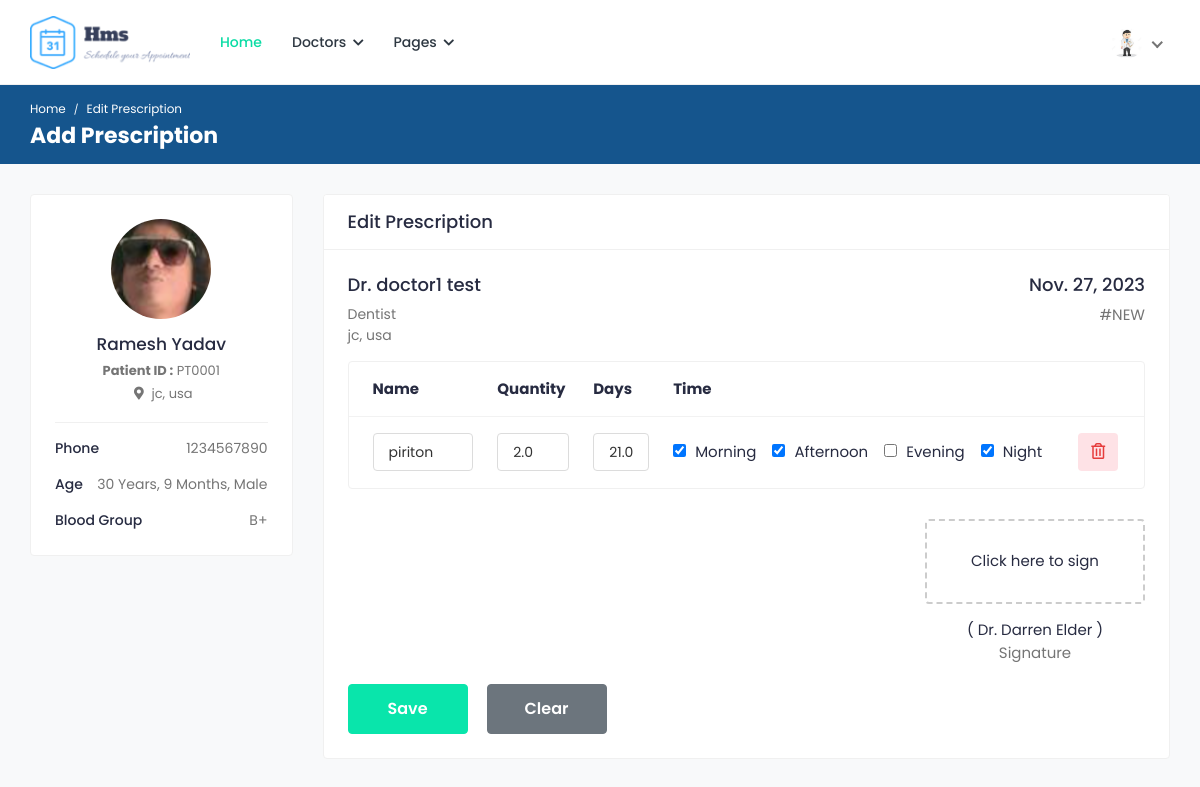
Screenshot of /doctors/edit-prescription/1/piriton/1/ (signed in) with the database file from the repository.
### appointments/models.py (models this page shows, shortened)
class Doctor(models.Model):
	user = models.OneToOneField(User, on_delete=models.CASCADE)
	image = models.ImageField('Profile Image', upload_to='Image/Doctors',
		max_length=500, default='dummy.png')
	first_name = models.CharField('First Name', max_length=50)
	second_name =  models.CharField('Second Name', max_length=50)
	title = models.CharField('Title', max_length=200, default='Dr.')
	phone_no = models.CharField('Phone Number', max_length=50)
	email = models.EmailField('Email', max_length=250)
	gender = models.CharField('Gender', max_length=10)
	d_o_b = models.DateField('Date of Birth', blank=True)
	biography = models.CharField('Biography', max_length=1000, blank=True)
	address_line1 = models.CharField('Address Line 1', max_length=200, blank=True)
	address_line2 = models.CharField('Address Line 2', max_length=200, blank=True)
	country = models.CharField('Country', max_length=100, blank=True)
	county = models.CharField('County', max_length=100, blank=True)
	town = models.CharField('Town', max_length=100, blank=True)
	pricing =  models.FloatField('Amount', default=0.00)
	services = models.CharField('Services', max_length=1000, blank=True)
	specialization = models.CharField('Specialization', max_length=1000, blank=True)
	clinic = models.CharField('Clinic', max_length=100, blank=True)
	clinic_address = models.CharField('Clinic Address', max_length=100, blank=True)
	speciality = models.OneToOneField(Speciality, on_delete=models.CASCADE)
	''' user, image, first_name, second_name, title, phone_no, email, gender, d_o_b, biography,
	address_line1, address_line2, country, county, town, pricing, services, specialization, clinic,
	clinic_address, speciality'''
	def full_name(self):
		return self.title + " " + self.first_name + " " + self.second_name

class Patient(models.Model):
	user = models.OneToOneField(User, on_delete=models.CASCADE)
	image = models.ImageField('Profile Image', upload_to='Image/Patient/Profile/',
		max_length=500, default='dummy.png')
	first_name = models.CharField('First Name', max_length=50)
	second_name = models.CharField('Second Name', max_length=50)
	d_o_b = models.DateField('Date Of Birth')
	gender = models.CharField('Gender', max_length=10)
	email = models.CharField('Email', max_length=50)
	phone_no = models.CharField('Phone Number', max_length=20)
	blood_group = models.CharField('Blood Group', max_length=5)
	country = models.CharField('Country', max_length=50)
	county = models.CharField('County', max_length=50)
	town = models.CharField('Town', max_length=50)
	street_lane = models.CharField('Street/Lane', max_length=50)
	def __str__(self):
		return self.first_name +' '+self.second_name

class Speciality(models.Model):
	name = models.CharField('Name', max_length=100)
	image = models.ImageField('Image', upload_to='Image/Speciality', max_length=500)

class Prescription(models.Model):
	patient = models.ForeignKey(Patient, on_delete=models.CASCADE)
	doctor = models.ForeignKey(Doctor, on_delete=models.CASCADE)
	date = models.DateTimeField('Prescription Date', auto_now_add=True)
	name = models.CharField('Name', max_length=50)
	quantity = models.FloatField('Quantity', default=0.0)
	days = models.FloatField('Prescription Days', default=0.00)
	morning = models.BooleanField('Morning', default=False)
	afternoon = models.BooleanField('Afternoon', default=False)
	evening = models.BooleanField('Evening', default=False)
	night = models.BooleanField('Night', default=False)

### appointments/views.py (the view)
@login_required(login_url='/login/')
@user_passes_test(check_doctor, login_url='/login/')
@user_passes_test(check_settings, login_url='/doctors/profile-settings/')
def edit_prescription(request, patient_id, slug, prescription_id):
	doctor = Doctor.objects.get(user=request.user.id)
	patient = Patient.objects.get(id=patient_id)
	prescription = Prescription.objects.get(id=prescription_id)
	if patient_id == prescription.patient.id:
		if request.method == 'POST':
			form = PrescriptionForm(request.POST, instance=prescription)
			if form.is_valid():
				form.save()
			else:
				return HttpResponse(form.errors)
			prescription = Prescription.objects.get(id=prescription_id)
			return HttpResponseRedirect('../../../../patient-profile/'+patient.first_name+'-'+patient.second_name+'/'+str(patient.id)+'/')
	return render(request, 'doctors/edit-prescription.html', {'profile': doctor, 'patient': patient,
		'prescription': prescription})

### appointments/views.py (called while the page is built)
def check_doctor(user):
	group = user.groups.get()
	return group.name=='doctors_group'

def check_settings(user):
	profile = Doctor.objects.filter(user=user.id)
	return profile.count()>=1

### appointments/templates/doctors/edit-prescription.html (shortened to what this page needs)
{% extends "cas/base.html" %}
{% load static %}
{% block content %}
	<div class="breadcrumb-bar">
		<div class="container-fluid">
			<div class="row align-items-center">
				<div class="col-md-12 col-12">
					<nav aria-label="breadcrumb" class="page-breadcrumb">
						<ol class="breadcrumb">
							<li class="breadcrumb-item"><a href="{% url 'doctor-dashboard' %}">Home</a></li>
							<li class="breadcrumb-item active" aria-current="page">Edit Prescription</li>
						</ol>
					</nav>
					<h2 class="breadcrumb-title">Add Prescription</h2>
				</div>
			</div>
		</div>
	</div>
	<div class="content">
		<div class="container-fluid">
			<div class="row">
				<div class="col-md-5 col-lg-4 col-xl-3 theiaStickySidebar">
					<div class="card widget-profile pat-widget-profile">
						<div class="card-body">
							<div class="pro-widget-content">
								<div class="profile-info-widget">
									<a href="#" class="booking-doc-img">
										<img src="{{patient.image.url}}" alt="User Image">
									</a>
									<div class="profile-det-info">
										<h3>{{patient}}</h3>
										<div class="patient-details">
											<h5><b>Patient ID :</b> PT000{{patient.id}}</h5>
											<h5 class="mb-0"><i class="fas fa-map-marker-alt"></i> {{patient.county}}, {{patient.country}}</h5>
										</div>
									</div>
								</div>
							</div>
							<div class="patient-info">
								<ul>
									<li>Phone <span>{{patient.phone_no}}</span></li>
									<li>Age <span>{{patient.d_o_b|timesince}}, {{patient.gender}}</span></li>
									<li>Blood Group <span>{{patient.blood_group}}</span></li>
								</ul>
							</div>
						</div>
					</div>
				</div>
				<div class="col-md-7 col-lg-8 col-xl-9">
					<div class="card">
						<div class="card-header">
							<h4 class="card-title mb-0">Edit Prescription</h4>
						</div>
						<div class="card-body">
							<div class="row">
								<div class="col-sm-6">
									<div class="biller-info">
										<h4 class="d-block">{{profile.full_name}}</h4>
										<span class="d-block text-sm text-muted">{{profile.speciality.name}}</span>
										<span class="d-block text-sm text-muted">{{profile.county}}, {{profile.country}}</span>
									</div>
								</div>
								<div class="col-sm-6 text-sm-right">
									<div class="billing-info">
										<h4 class="d-block">{% now "DATE_FORMAT" %}</h4>
										<span class="d-block text-muted">#NEW</span>
									</div>
								</div>
							</div>
							<form method="post" action="{% url 'edit-prescription' patient.id prescription.name|slugify prescription.id %}">
								<div class="card card-table">
									<div class="card-body">
										<div class="table-responsive">
											<table class="table table-hover table-center">
											<thead>
												<tr>
													<th style="width: 200px">Name</th>
													<th style="width: 100px">Quantity</th>
													<th style="width: 100px">Days</th>
													<th style="width: 100px;">Time</th>
													<th style="width: 80px;"></th>
												</tr>
											</thead>
											<tbody>
												<tr>
													<td>
														<input class="form-control" name="name" value="{{prescription.name}}" type="text">
													</td>
													<td>
														<input class="form-control" name="quantity" type="text" value="{{prescription.quantity}}">
													</td>
													<td>
														<input class="form-control" name="days" value="{{prescription.days}}" type="text">
													</td>
													<td>
														<div class="form-check form-check-inline">
															<label class="form-check-label">
																<input class="form-check-input" name="morning" type="checkbox" {% if prescription.morning %} checked {% endif %}> Morning
															</label>
														</div>
														<div class="form-check form-check-inline">
															<label class="form-check-label">
																<input class="form-check-input" name="afternoon" type="checkbox" {% if prescription.afternoon %} checked {% endif %}> Afternoon
															</label>
														</div>
														<div class="form-check form-check-inline">
															<label class="form-check-label">
																<input class="form-check-input" name="evening" type="checkbox" {% if prescription.evening %} checked {% endif %}> Evening
															</label>
														</div>
														<div class="form-check form-check-inline">
															<label class="form-check-label">
																<input class="form-check-input" name="night" type="checkbox" {% if prescription.night %} checked {% endif %}> Night
															</label>
														</div>
													</td>
													<td>
														<a href="{% url 'delete-prescription' patient.id  prescription.name|slugify prescription.id %}" class="btn bg-danger-light trash"><i class="far fa-trash-alt"></i></a>
													</td>
												</tr>
											</tbody>
											</table>
										</div>
									</div>
								</div>
								<div class="row">
									<div class="col-md-12 text-right">
										<div class="signature-wrap">
											<div class="signature">
												Click here to sign
											</div>
											<div class="sign-name">
												<p class="mb-0">( Dr. Darren Elder )</p>
												<span class="text-muted">Signature</span>
											</div>
										</div>
									</div>
								</div>
								<div class="row">
									<div class="col-md-12">
										<div class="submit-section">
											<button type="submit" class="btn btn-primary submit-btn">Save</button>
											<button type="reset" class="btn btn-secondary submit-btn">Clear</button>
										</div>
									</div>
								</div>
							</form>
						</div>
					</div>
				</div>
			</div>
		</div>
	</div>
{% endblock %}

### administrators/templates/cas/base.html (shortened to what this page needs)
<!DOCTYPE html>
<html lang="en">
	<head>
		{% load static %}
		<link rel="stylesheet" href="{% static 'cas/css/bootstrap.min.css' %}">
		<link rel="stylesheet" href="{% static 'cas/plugins/fontawesome/css/fontawesome.min.css' %}">
		<link rel="stylesheet" href="{% static 'cas/plugins/fontawesome/css/all.min.css' %}">
		<link rel="stylesheet" href="{% static 'cas/css/style.css' %}">
	</head>
	<body>
		<div class="main-wrapper">
			<header class="header">
				<nav class="navbar navbar-expand-lg header-nav">
					<div class="navbar-header">
						<a href="{% url 'index' %}" class="navbar-brand logo">
							<img src="{% static 'cas/img/logo.png' %}" class="img-fluid" alt="Logo">
						</a>
					</div>
					<div class="main-menu-wrapper">
						<ul class="main-nav">
							<li class="active">
								<a href="{% url 'index' %}">Home</a>
							</li>
						{% if user.groups.get.name == 'doctors_group' %}
							<li class="has-submenu">
								<a href="#">Doctors <i class="fas fa-chevron-down"></i></a>
							</li>
						{% elif user.is_superuser %}
							<li>
								<a href="{% url 'admin-dashboard' %}" target="_blank">Admin</a>
							</li>
						{% endif %}
							<li class="has-submenu">
								<a href="#">Pages <i class="fas fa-chevron-down"></i></a>
							</li>
						</ul>
					</div>
					<ul class="nav header-navbar-rht">
					{% if user.is_authenticated %}
						<li class="nav-item dropdown has-arrow logged-item">
							<a href="#" class="dropdown-toggle nav-link" data-toggle="dropdown">
								<span class="user-img">
									<img class="rounded-circle" src="{{profile.image.url}}" width="31" alt="{{user.first_name}} {{user.last_name}}">
								</span>
							</a>
						</li>
					{% endif %}
					</ul>
				</nav>
			</header>
			{% block content %}
			{% endblock %}
	   </div>
	</body>
</html>

### rows the page displays
Doctor: image (picture), full_name "Dr. doctor1 test", speciality.name "Dentist", county "jc", country "usa"
Patient: image (picture), first_name+second_name "Ramesh Yadav", id "1", county "jc", country "usa", phone_no "1234567890", d_o_b "30 Years, 9 Months", gender "Male", blood_group "B+"
Prescription: name "piriton", quantity "2.0", days "21.0", morning "☑", afternoon "☑", night "☑"
